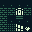

A 2D game scene composited from a Tiled map and its tileset images. What follows is a short description and the map's XML, with every tile layer's data as written:
An orthogonal 4x4 tile map with 8x8 px tiles, 1 tile layer (Tile Layer 1).

<map version="1.5" tiledversion="1.6.0" orientation="orthogonal" renderorder="right-down" width="4" height="4" tilewidth="8" tileheight="8" infinite="0" nextlayerid="2" nextobjectid="1">
 <tileset firstgid="1" source="bg.tsx" />
 <layer id="1" name="Tile Layer 1" width="4" height="4">
  <data encoding="csv">
2,2,2,2,
72,72,64,72,
72,2,97,2,
72,9,15,73
</data>
 </layer>
</map>